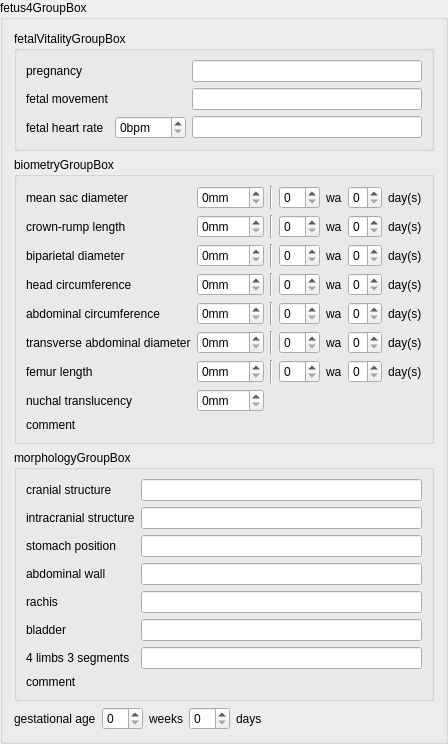
    <widget class="QGroupBox" name="fetus4GroupBox">
     <property name="enabled">
      <bool>true</bool>
     </property>
     <property name="title">
      <string>fetus4GroupBox</string>
     </property>
     <property name="flat">
      <bool>false</bool>
     </property>
     <layout class="QVBoxLayout" name="verticalLayout_21">
      <item>
       <widget class="QGroupBox" name="fetus4FetalVitalityGroupBox">
        <property name="title">
         <string>fetalVitalityGroupBox</string>
        </property>
        <layout class="QGridLayout" name="gridLayout_15">
         <item row="0" column="0">
          <widget class="QLabel" name="fetus4PregnancyLabel">
           <property name="text">
            <string>pregnancy</string>
           </property>
          </widget>
         </item>
         <item row="0" column="1">
          <layout class="QHBoxLayout" name="fetus4PregnancyRadioLayout"/>
         </item>
         <item row="0" column="2">
          <widget class="QLineEdit" name="fetus4PregnancyLineEdit"/>
         </item>
         <item row="1" column="0">
          <widget class="QLabel" name="fetus4FetalMovementLabel">
           <property name="text">
            <string>fetal movement</string>
           </property>
          </widget>
         </item>
         <item row="1" column="1">
          <layout class="QHBoxLayout" name="fetus4FetalMovementRadioLayout"/>
         </item>
         <item row="1" column="2">
          <widget class="QLineEdit" name="fetus4FetalMovementLineEdit"/>
         </item>
         <item row="2" column="0">
          <widget class="QLabel" name="fetus4FhrLabel">
           <property name="text">
            <string>fetal heart rate</string>
           </property>
          </widget>
         </item>
         <item row="2" column="1">
          <widget class="QSpinBox" name="fetus4FhrSpinBox">
           <property name="suffix">
            <string>bpm</string>
           </property>
           <property name="maximum">
            <number>999</number>
           </property>
          </widget>
         </item>
         <item row="2" column="2">
          <widget class="QLineEdit" name="fetus4FhrLineEdit"/>
         </item>
        </layout>
       </widget>
      </item>
      <item>
       <widget class="QGroupBox" name="fetus4BiometryGroupBox">
        <property name="title">
         <string>biometryGroupBox</string>
        </property>
        <layout class="QVBoxLayout" name="verticalLayout_22">
         <item>
          <layout class="QGridLayout" name="gridLayout_16">
           <item row="0" column="0">
            <widget class="QLabel" name="fetus4MeanSacDiameterLabel">
             <property name="text">
              <string>mean sac diameter</string>
             </property>
            </widget>
           </item>
           <item row="0" column="1">
            <widget class="QSpinBox" name="fetus4MeanSacDiameterSpinBox">
             <property name="suffix">
              <string>mm</string>
             </property>
             <property name="maximum">
              <number>999</number>
             </property>
            </widget>
           </item>
           <item row="0" column="2">
            <widget class="Line" name="line_24">
             <property name="orientation">
              <enum>Qt::Vertical</enum>
             </property>
            </widget>
           </item>
           <item row="0" column="3">
            <widget class="QSpinBox" name="fetus4MeanSacDiameterWeekSpinBox"/>
           </item>
           <item row="0" column="4">
            <widget class="QLabel" name="fetus4MeanSacDiameterWeekLabel">
             <property name="text">
              <string>wa</string>
             </property>
            </widget>
           </item>
           <item row="0" column="5">
            <widget class="QSpinBox" name="fetus4MeanSacDiameterDaySpinBox">
             <property name="maximum">
              <number>6</number>
             </property>
            </widget>
           </item>
           <item row="0" column="6">
            <widget class="QLabel" name="fetus4MeanSacDiameterDayLabel">
             <property name="text">
              <string>day(s)</string>
             </property>
            </widget>
           </item>
           <item row="1" column="0">
            <widget class="QLabel" name="fetus4CRLLabel">
             <property name="text">
              <string>crown-rump length</string>
             </property>
            </widget>
           </item>
           <item row="1" column="1">
            <widget class="QSpinBox" name="fetus4CRLSpinBox">
             <property name="suffix">
              <string>mm</string>
             </property>
             <property name="maximum">
              <number>999</number>
             </property>
            </widget>
           </item>
           <item row="1" column="2">
            <widget class="Line" name="line_25">
             <property name="orientation">
              <enum>Qt::Vertical</enum>
             </property>
            </widget>
           </item>
           <item row="1" column="3">
            <widget class="QSpinBox" name="fetus4CRLWeekSpinBox"/>
           </item>
           <item row="1" column="4">
            <widget class="QLabel" name="fetus4CRLWeekLabel">
             <property name="text">
              <string>wa</string>
             </property>
            </widget>
           </item>
           <item row="1" column="5">
            <widget class="QSpinBox" name="fetus4CRLDaySpinBox">
             <property name="maximum">
              <number>6</number>
             </property>
            </widget>
           </item>
           <item row="1" column="6">
            <widget class="QLabel" name="fetus4CRLDayLabel">
             <property name="text">
              <string>day(s)</string>
             </property>
            </widget>
           </item>
           <item row="2" column="0">
            <widget class="QLabel" name="fetus4BPDLabel">
             <property name="text">
              <string>biparietal diameter</string>
             </property>
            </widget>
           </item>
           <item row="2" column="1">
            <widget class="QSpinBox" name="fetus4BPDSpinBox">
             <property name="suffix">
              <string>mm</string>
             </property>
             <property name="maximum">
              <number>999</number>
             </property>
            </widget>
           </item>
           <item row="2" column="2">
            <widget class="Line" name="line_26">
             <property name="orientation">
              <enum>Qt::Vertical</enum>
             </property>
            </widget>
           </item>
           <item row="2" column="3">
            <widget class="QSpinBox" name="fetus4BPDWeekSpinBox"/>
           </item>
           <item row="2" column="4">
            <widget class="QLabel" name="fetus4BPDWeekLabel">
             <property name="text">
              <string>wa</string>
             </property>
            </widget>
           </item>
           <item row="2" column="5">
            <widget class="QSpinBox" name="fetus4BPDDaySpinBox">
             <property name="maximum">
              <number>6</number>
             </property>
            </widget>
           </item>
           <item row="2" column="6">
            <widget class="QLabel" name="label_9">
             <property name="text">
              <string>day(s)</string>
             </property>
            </widget>
           </item>
           <item row="3" column="0">
            <widget class="QLabel" name="fetus4HeadCircumferenceLabel">
             <property name="text">
              <string>head circumference</string>
             </property>
            </widget>
           </item>
           <item row="3" column="1">
            <widget class="QSpinBox" name="fetus4HeadCircumferenceSpinBox">
             <property name="suffix">
              <string>mm</string>
             </property>
             <property name="maximum">
              <number>999</number>
             </property>
            </widget>
           </item>
           <item row="3" column="2">
            <widget class="Line" name="line_27">
             <property name="orientation">
              <enum>Qt::Vertical</enum>
             </property>
            </widget>
           </item>
           <item row="3" column="3">
            <widget class="QSpinBox" name="fetus4HeadCircumferenceWeekSpinBox"/>
           </item>
           <item row="3" column="4">
            <widget class="QLabel" name="fetus4HeadCircumferenceWeekLabel">
             <property name="text">
              <string>wa</string>
             </property>
            </widget>
           </item>
           <item row="3" column="5">
            <widget class="QSpinBox" name="fetus4HeadCircumferenceDaysSpinBox">
             <property name="maximum">
              <number>6</number>
             </property>
            </widget>
           </item>
           <item row="3" column="6">
            <widget class="QLabel" name="fetus4HeadCircumferenceDayLabel">
             <property name="text">
              <string>day(s)</string>
             </property>
            </widget>
           </item>
           <item row="4" column="0">
            <widget class="QLabel" name="fetus4AbdominalCircumferenceLabel">
             <property name="text">
              <string>abdominal circumference</string>
             </property>
            </widget>
           </item>
           <item row="4" column="1">
            <widget class="QSpinBox" name="fetus4AbdominalCircumferenceSpinBox">
             <property name="suffix">
              <string>mm</string>
             </property>
             <property name="maximum">
              <number>999</number>
             </property>
            </widget>
           </item>
           <item row="4" column="2">
            <widget class="Line" name="line_28">
             <property name="orientation">
              <enum>Qt::Vertical</enum>
             </property>
            </widget>
           </item>
           <item row="4" column="3">
            <widget class="QSpinBox" name="fetus4AbdominalCircumferenceWeekSpinBox"/>
           </item>
           <item row="4" column="4">
            <widget class="QLabel" name="fetus4AbdominalCircumferenceWeekLabel">
             <property name="text">
              <string>wa</string>
             </property>
            </widget>
           </item>
           <item row="4" column="5">
            <widget class="QSpinBox" name="fetus4AbdominalCircumferenceDaySpinBox">
             <property name="maximum">
              <number>6</number>
             </property>
            </widget>
           </item>
           <item row="4" column="6">
            <widget class="QLabel" name="fetus4AbdominalCircumferenceDayLabel">
             <property name="text">
              <string>day(s)</string>
             </property>
            </widget>
           </item>
           <item row="5" column="0">
            <widget class="QLabel" name="fetus4TADLabel">
             <property name="text">
              <string>transverse abdominal diameter</string>
             </property>
            </widget>
           </item>
           <item row="5" column="1">
            <widget class="QSpinBox" name="fetus4TADSpinBox">
             <property name="suffix">
              <string>mm</string>
             </property>
             <property name="maximum">
              <number>999</number>
             </property>
            </widget>
           </item>
           <item row="5" column="2">
            <widget class="Line" name="line_29">
             <property name="orientation">
              <enum>Qt::Vertical</enum>
             </property>
            </widget>
           </item>
           <item row="5" column="3">
            <widget class="QSpinBox" name="fetus4TADWeekSpinBox"/>
           </item>
           <item row="5" column="4">
            <widget class="QLabel" name="fetus4TADWeekLabel">
             <property name="text">
              <string>wa</string>
             </property>
            </widget>
           </item>
           <item row="5" column="5">
            <widget class="QSpinBox" name="fetus4TADDaySpinBox">
             <property name="maximum">
              <number>6</number>
             </property>
            </widget>
           </item>
           <item row="5" column="6">
            <widget class="QLabel" name="fetus4TADDayLabel">
             <property name="text">
              <string>day(s)</string>
             </property>
            </widget>
           </item>
           <item row="6" column="0">
            <widget class="QLabel" name="fetus4FLLabel">
             <property name="text">
              <string>femur length</string>
             </property>
            </widget>
           </item>
           <item row="6" column="1">
            <widget class="QSpinBox" name="fetus4FLSpinBox">
             <property name="suffix">
              <string>mm</string>
             </property>
             <property name="maximum">
              <number>999</number>
             </property>
            </widget>
           </item>
           <item row="6" column="2">
            <widget class="Line" name="line_30">
             <property name="orientation">
              <enum>Qt::Vertical</enum>
             </property>
            </widget>
           </item>
           <item row="6" column="3">
            <widget class="QSpinBox" name="fetus4FLWeekSpinBox"/>
           </item>
           <item row="6" column="4">
            <widget class="QLabel" name="fetus4FLWeekLabel">
             <property name="text">
              <string>wa</string>
             </property>
            </widget>
           </item>
           <item row="6" column="5">
            <widget class="QSpinBox" name="fetus4FLDaySpinBox">
             <property name="maximum">
              <number>6</number>
             </property>
            </widget>
           </item>
           <item row="6" column="6">
            <widget class="QLabel" name="fetus4FLDayLabel">
             <property name="text">
              <string>day(s)</string>
             </property>
            </widget>
           </item>
           <item row="7" column="0">
            <widget class="QLabel" name="fetus4NuchalTranslucencyLabel">
             <property name="text">
              <string>nuchal translucency</string>
             </property>
            </widget>
           </item>
           <item row="7" column="1">
            <widget class="QSpinBox" name="fetus4NuchalTranslucencySpinBox">
             <property name="suffix">
              <string>mm</string>
             </property>
             <property name="maximum">
              <number>999</number>
             </property>
            </widget>
           </item>
          </layout>
         </item>
         <item>
          <layout class="QVBoxLayout" name="verticalLayout_23">
           <item>
            <widget class="QLabel" name="fetus4BiometryCommentLabel">
             <property name="text">
              <string>comment</string>
             </property>
            </widget>
           </item>
           <item>
            <layout class="QFormLayout" name="fetus4BiometryCommentFormLayout"/>
           </item>
          </layout>
         </item>
        </layout>
       </widget>
      </item>
      <item>
       <widget class="QGroupBox" name="fetus4MorphologyGroupBox">
        <property name="title">
         <string>morphologyGroupBox</string>
        </property>
        <layout class="QVBoxLayout" name="verticalLayout_24">
         <item>
          <layout class="QGridLayout" name="gridLayout_17">
           <item row="0" column="0">
            <widget class="QLabel" name="fetus4CranialStructureLabel">
             <property name="text">
              <string>cranial structure</string>
             </property>
            </widget>
           </item>
           <item row="0" column="1">
            <layout class="QHBoxLayout" name="fetus4CranialStructureRadioLayout"/>
           </item>
           <item row="0" column="2">
            <widget class="QLineEdit" name="fetus4CranialStructureLineEdit"/>
           </item>
           <item row="1" column="0">
            <widget class="QLabel" name="fetus4IntracranialStructureLabel">
             <property name="text">
              <string>intracranial structure</string>
             </property>
            </widget>
           </item>
           <item row="1" column="1">
            <layout class="QHBoxLayout" name="fetus4IntracranialStructureRadioLayout"/>
           </item>
           <item row="1" column="2">
            <widget class="QLineEdit" name="fetus4IntracranialStructureLineEdit"/>
           </item>
           <item row="2" column="0">
            <widget class="QLabel" name="fetus4StomachPositionLabel">
             <property name="text">
              <string>stomach position</string>
             </property>
            </widget>
           </item>
           <item row="2" column="1">
            <layout class="QHBoxLayout" name="fetus4StomachPositionRadioLayout"/>
           </item>
           <item row="2" column="2">
            <widget class="QLineEdit" name="fetus4StomachPositionLineEdit"/>
           </item>
           <item row="3" column="0">
            <widget class="QLabel" name="fetus4AbdominalWallLabel">
             <property name="text">
              <string>abdominal wall</string>
             </property>
            </widget>
           </item>
           <item row="3" column="1">
            <layout class="QHBoxLayout" name="fetus4AbdominalWallRadioLayout"/>
           </item>
           <item row="3" column="2">
            <widget class="QLineEdit" name="fetus4AbdominalWallLineEdit"/>
           </item>
           <item row="4" column="0">
            <widget class="QLabel" name="fetus4RachisLabel">
             <property name="text">
              <string>rachis</string>
             </property>
            </widget>
           </item>
           <item row="4" column="1">
            <layout class="QHBoxLayout" name="fetus4RachisRadioLayout"/>
           </item>
           <item row="4" column="2">
            <widget class="QLineEdit" name="fetus4RachisLineEdit"/>
           </item>
           <item row="5" column="0">
            <widget class="QLabel" name="fetus4BladderLabel">
             <property name="text">
              <string>bladder</string>
             </property>
            </widget>
           </item>
           <item row="5" column="1">
            <layout class="QHBoxLayout" name="fetus4BladderRadioLayout"/>
           </item>
           <item row="5" column="2">
            <widget class="QLineEdit" name="fetus4BladderLineEdit"/>
           </item>
           <item row="6" column="0">
            <widget class="QLabel" name="fetus4LimbsLabel">
             <property name="text">
              <string>4 limbs 3 segments</string>
             </property>
            </widget>
           </item>
           <item row="6" column="1">
            <layout class="QHBoxLayout" name="fetus4LimbsRadioLayout"/>
           </item>
           <item row="6" column="2">
            <widget class="QLineEdit" name="fetus4LimbsLineEdit"/>
           </item>
          </layout>
         </item>
         <item>
          <layout class="QVBoxLayout" name="verticalLayout_25">
           <item>
            <widget class="QLabel" name="fetus4MorphologyCommentLabel">
             <property name="text">
              <string>comment</string>
             </property>
            </widget>
           </item>
           <item>
            <layout class="QFormLayout" name="fetus4MorphologyCommentFormLayout"/>
           </item>
          </layout>
         </item>
        </layout>
       </widget>
      </item>
      <item>
       <layout class="QHBoxLayout" name="horizontalLayout_21">
        <item>
         <widget class="QLabel" name="fetus4UsGestationalAgeHelpTextLabel">
          <property name="text">
           <string>gestational age</string>
          </property>
         </widget>
        </item>
        <item>
         <widget class="QSpinBox" name="fetus4UsGestationalAgeWeekSpinBox"/>
        </item>
        <item>
         <widget class="QLabel" name="fetus4UsGestationalAgeWeekLabel">
          <property name="text">
           <string>weeks</string>
          </property>
         </widget>
        </item>
        <item>
         <widget class="QSpinBox" name="fetus4UsGestationalAgeDaySpinBox"/>
        </item>
        <item>
         <widget class="QLabel" name="fetus4UsGestationalAgeDayLabel">
          <property name="text">
           <string>days</string>
          </property>
         </widget>
        </item>
        <item>
         <spacer name="horizontalSpacer_7">
          <property name="orientation">
           <enum>Qt::Horizontal</enum>
          </property>
          <property name="sizeHint" stdset="0">
           <size>
            <width>40</width>
            <height>20</height>
           </size>
          </property>
         </spacer>
        </item>
       </layout>
      </item>
     </layout>
    </widget>
